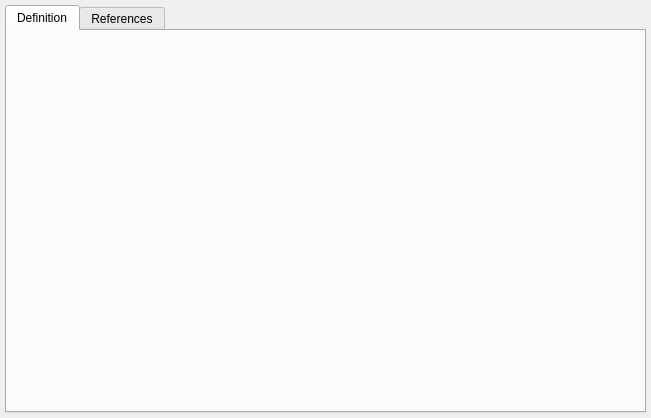
<?xml version="1.0" encoding="UTF-8"?>
<ui version="4.0">
 <class>GenericSQLWidget</class>
 <widget class="QWidget" name="GenericSQLWidget">
  <property name="geometry">
   <rect>
    <x>0</x>
    <y>0</y>
    <width>651</width>
    <height>418</height>
   </rect>
  </property>
  <property name="windowTitle">
   <string/>
  </property>
  <layout class="QVBoxLayout" name="generic_sql_lt">
   <property name="spacing">
    <number>5</number>
   </property>
   <property name="leftMargin">
    <number>5</number>
   </property>
   <property name="topMargin">
    <number>5</number>
   </property>
   <property name="rightMargin">
    <number>5</number>
   </property>
   <property name="bottomMargin">
    <number>5</number>
   </property>
   <item>
    <widget class="QTabWidget" name="attribs_tbw">
     <property name="currentIndex">
      <number>0</number>
     </property>
     <property name="iconSize">
      <size>
       <width>22</width>
       <height>22</height>
      </size>
     </property>
     <widget class="QWidget" name="definition_tab">
      <attribute name="icon">
       <iconset resource="../../res/resources.qrc">
        <normaloff>:/icons/icons/sourcecode.png</normaloff>:/icons/icons/sourcecode.png</iconset>
      </attribute>
      <attribute name="title">
       <string>Definition</string>
      </attribute>
     </widget>
     <widget class="QWidget" name="references_tab">
      <attribute name="icon">
       <iconset resource="../../res/resources.qrc">
        <normaloff>:/icons/icons/reference.png</normaloff>:/icons/icons/reference.png</iconset>
      </attribute>
      <attribute name="title">
       <string>References</string>
      </attribute>
     </widget>
    </widget>
   </item>
  </layout>
 </widget>
 <resources>
  <include location="../../res/resources.qrc"/>
 </resources>
 <connections/>
</ui>
